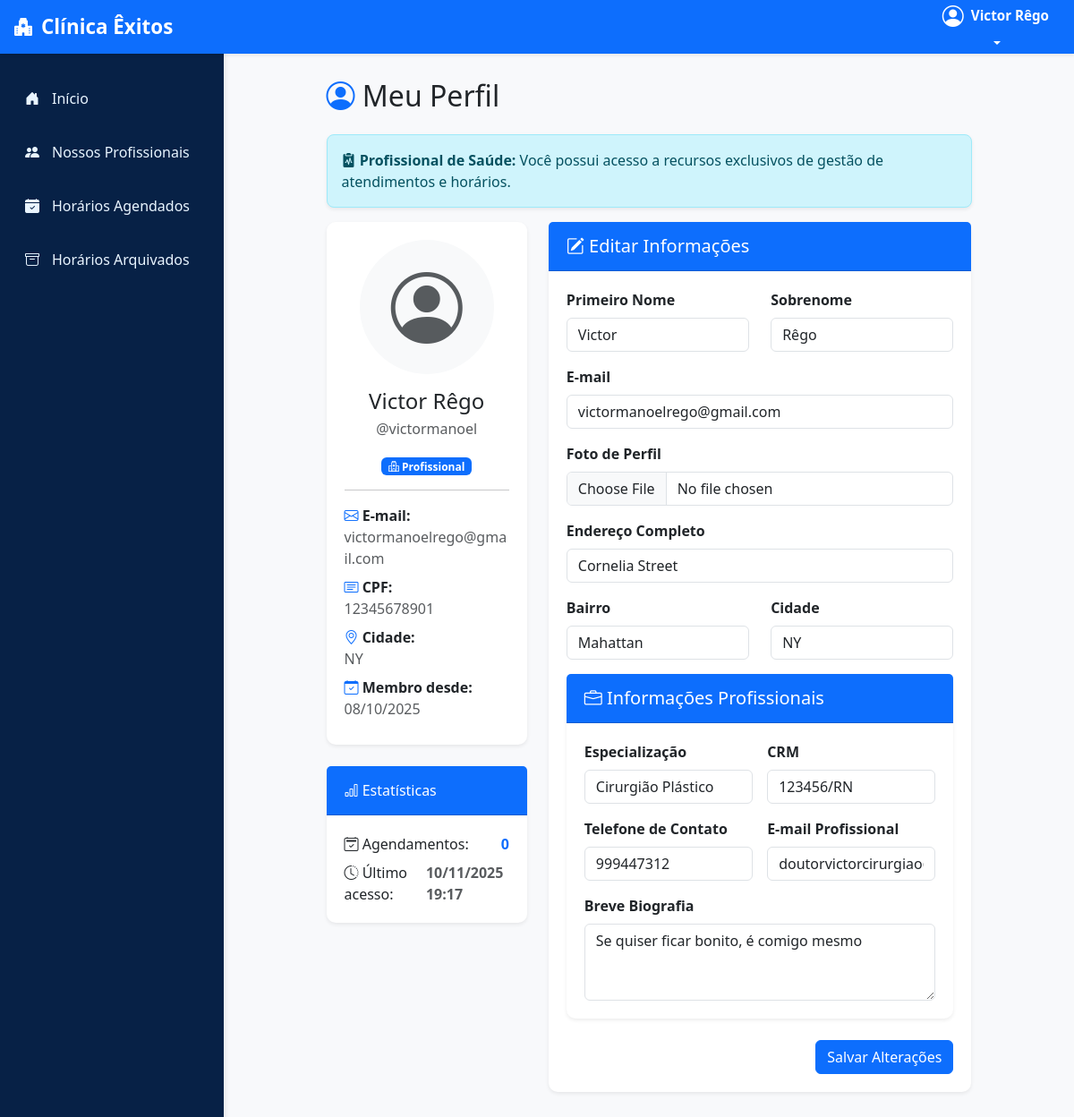
The page /usuarios/perfil/ (signed in) on the database as committed earlier.
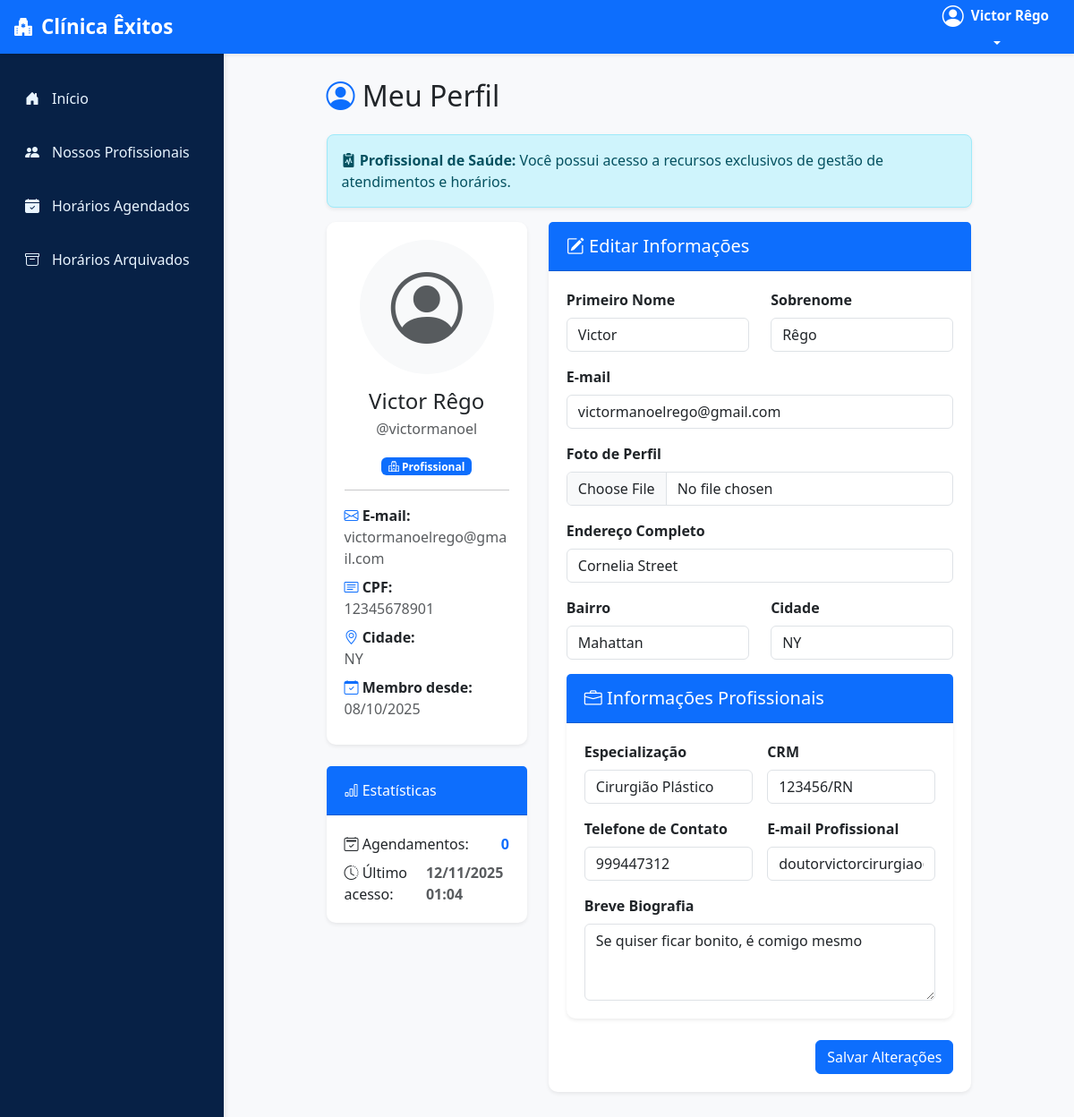
The same page on the database as committed later.
### usuarios/models.py (models this page shows, shortened)
class UsuarioAdaptado(AbstractUser):
    cpf = models.CharField(max_length=11, unique=True, verbose_name="CPF")
    nome_cidade = models.CharField(max_length=100, blank=True, null=True)
    endereco = models.CharField(max_length=255, blank=True, null=True)
    nome_bairro = models.CharField(max_length=100, blank=True, null=True)
    data_nascimento = models.DateField(blank=True, null=True)
    foto_perfil = models.ImageField(upload_to='perfil/', null=True, blank=True, verbose_name="Foto de Perfil")
    is_professional = models.BooleanField(default=False)
    especializacao = models.CharField(max_length=255, blank=True, null=True, verbose_name="Especialização")
    crm = models.CharField(max_length=50, blank=True, null=True, verbose_name="CRM")
    telefone_contato = models.CharField(max_length=20, blank=True, null=True, verbose_name="Telefone de Contato")
    email_profissional = models.EmailField(blank=True, null=True, verbose_name="E-mail Profissional")
    biografia = models.TextField(blank=True, null=True, verbose_name="Biografia")

### usuarios/views.py (the view)
# urls.py: path('perfil/', views.perfil_view, name='perfil'),
@login_required
def perfil_view(request):
    if request.method == 'POST':
        form = PerfilForm(request.POST, request.FILES, instance=request.user)
        if form.is_valid():
            form.save()
            messages.success(request, 'Perfil atualizado com sucesso!')
            return redirect('perfil')
    else:
        form = PerfilForm(instance=request.user)
    return render(request, 'usuarios/perfil.html', {'form': form})

### usuarios/templates/usuarios/perfil.html (shortened to what the changed rows need)
{% extends 'base.html' %}
{% block content %}
<div class="container-fluid">
    <div class="row justify-content-center">
        <div class="col-lg-10">
            <h2 class="mb-4">
                <i class="bi bi-person-circle text-primary"></i> Meu Perfil
            </h2>
            <div class="row g-4">
                <div class="col-lg-4">
                    <div class="card shadow-sm mb-4">
                        <div class="card-body text-center">
                            {% if user.foto_perfil %}
                                <img src="{{ user.foto_perfil.url }}" alt="Foto de perfil" class="rounded-circle img-thumbnail mb-3" style="width: 150px; height: 150px; object-fit: cover;">
                            {% else %}
                                <div class="rounded-circle bg-light d-inline-flex align-items-center justify-content-center mb-3" style="width: 150px; height: 150px;">
                                    <i class="bi bi-person-circle text-muted" style="font-size: 5rem;"></i>
                                </div>
                            {% endif %}
                            <h4 class="mb-1">{{ user.get_full_name|default:user.username }}</h4>
                            <p class="text-muted mb-3">@{{ user.username }}</p>
                            <div class="mb-3">
                                {% if user.is_superuser %}
                                    <span class="badge bg-warning text-dark">
                                        <i class="bi bi-star-fill"></i> Superusuário
                                    </span>
                                {% else %}
                                    {% if user.is_professional %}
                                        <span class="badge bg-primary">
                                        </span>
                                    {% else %}
                                        <span class="badge bg-info text-dark">
                                            <i class="bi bi-person"></i> Paciente
                                        </span>
                                    {% endif %}
                                {% endif %}
                            </div>
                            <hr>
                            <div class="text-start">
                                <p class="mb-2">
                                    <i class="bi bi-envelope text-primary"></i>
                                    <strong>E-mail:</strong><br>
                                    <span class="text-muted">{{ user.email|default:"Não informado" }}</span>
                                </p>
                                <p class="mb-2">
                                    <i class="bi bi-card-text text-primary"></i>
                                    <strong>CPF:</strong><br>
                                    <span class="text-muted">{{ user.cpf }}</span>
                                </p>
                                <p class="mb-2">
                                    <i class="bi bi-geo-alt text-primary"></i>
                                    <strong>Cidade:</strong><br>
                                    <span class="text-muted">{{ user.nome_cidade|default:"Não informado" }}</span>
                                </p>
                                <p class="mb-2">
                                    <i class="bi bi-calendar-check text-primary"></i>
                                    <strong>Membro desde:</strong><br>
                                    <span class="text-muted">{{ user.date_joined|date:"d/m/Y" }}</span>
                                </p>
                            </div>
                        </div>
                    </div>
                    <div class="card shadow-sm">
                        <div class="card-body">
                            <div class="d-flex justify-content-between">
                                <span><i class="bi bi-clock-history"></i> Último acesso:</span>
                                <strong class="text-muted">{{ user.last_login|date:"d/m/Y H:i"|default:"Nunca" }}</strong>
                            </div>
                        </div>
                    </div>
                </div>
                <div class="col-lg-8">
                    <div class="card shadow-sm mb-4">
                        <div class="card-body">
                            <form method="post" enctype="multipart/form-data">
                                <div class="row">
                                    <div class="col-md-6 mb-3">
                                        <label for="{{ form.first_name.id_for_label }}" class="form-label fw-bold">Primeiro Nome</label>
                                        {{ form.first_name }}
                                    </div>
                                    <div class="col-md-6 mb-3">
                                        <label for="{{ form.last_name.id_for_label }}" class="form-label fw-bold">Sobrenome</label>
                                        {{ form.last_name }}
                                    </div>
                                </div>
                                <div class="mb-3">
                                    <label for="{{ form.email.id_for_label }}" class="form-label fw-bold">E-mail</label>
                                    {{ form.email }}
                                </div>
                                <div class="mb-3">
                                    <label class="form-label fw-bold">Foto de Perfil</label>
                                    {{ form.foto_perfil }}
                                </div>
                                <div class="mb-3">
                                    <label class="form-label fw-bold">Endereço Completo</label>
                                    {{ form.endereco }}
                                </div>
                                <div class="row">
                                    <div class="col-md-6 mb-3">
                                        <label class="form-label fw-bold">Bairro</label>
                                        {{ form.nome_bairro }}
                                    </div>
                                    <div class="col-md-6 mb-3">
                                        <label class="form-label fw-bold">Cidade</label>
                                        {{ form.nome_cidade }}
                                    </div>
                                </div>
                                {% if user.is_professional %}
                                <div class="card shadow-sm mb-4">
                                    <div class="card-header bg-primary text-white">
                                        <h5 class="mb-0">
                                            <i class="bi bi-briefcase"></i> Informações Profissionais
                                        </h5>
                                    </div>
                                    <div class="card-body">
                                        <div class="row g-3">
                                            <div class="col-md-6">
                                                <label class="form-label fw-bold">Especialização</label>
                                                {{ form.especializacao }}
                                            </div>
                                            <div class="col-md-6">
                                                <label class="form-label fw-bold">CRM</label>
                                                {{ form.crm }}
                                            </div>
                                            <div class="col-md-6">
                                                <label class="form-label fw-bold">Telefone de Contato</label>
                                                {{ form.telefone_contato }}
                                            </div>
                                            <div class="col-md-6">
                                                <label class="form-label fw-bold">E-mail Profissional</label>
                                                {{ form.email_profissional }}
                                            </div>
                                            <div class="col-12">
                                                <label class="form-label fw-bold">Breve Biografia</label>
                                                {{ form.biografia }}
                                            </div>
                                        </div>
                                    </div>
                                </div>
                                {% endif %}
                            </form>
                        </div>
                    </div>
                </div>
            </div>
        </div>
    </div>
</div>
{% endblock %}

### templates/base.html (shortened to what this page needs)
{% load static %}
<!DOCTYPE html>
<html lang="pt-br">
<head>
    <link href="https://cdn.jsdelivr.net/npm/bootstrap@5.3.0/dist/css/bootstrap.min.css" rel="stylesheet">
    <link rel="stylesheet" href="https://cdn.jsdelivr.net/npm/bootstrap-icons@1.11.0/font/bootstrap-icons.css">
</head>
<body>
    <nav class="navbar top-navbar fixed-top">
        <div class="container-fluid">
            <a class="navbar-brand" href="{% if user.is_authenticated and user.groups.all.0.name == 'profissionais' %}{% url 'listar_horarios' %}
                {% elif user.is_authenticated and user.groups.all.0.name == 'usuarios_comum' %}{% url 'listar_consultas_usuario' %}
                {% elif user.is_superuser %}/admin/
                {% else %}{% url 'login' %}{% endif %}">
                <i class="bi bi-hospital-fill" style="font-size:1.25rem;"></i> Clínica Êxitos
            </a>
            <div class="user-menu">
                <div class="dropdown">
                    <button class="btn dropdown-toggle user-btn" type="button" data-bs-toggle="dropdown">
                        <div class="d-flex align-items-center gap-2">
                            {% if user.is_authenticated %}
                                {% if user.foto_perfil %}
                                    <img src="{{ user.foto_perfil.url }}" alt="{{ user.username }}" class="user-avatar">
                                {% else %}
                                    <i class="bi bi-person-circle fs-4" style="color:white"></i>
                                {% endif %}
                            {% else %}
                                <i class="bi bi-person-circle fs-4" style="color:white"></i>
                            {% endif %}
                            <div class="user-info text-start">
                                {% if user.is_authenticated %}
                                    <div class="user-name">{{ user.get_full_name|default:user.username }}</div>
                                {% else %}
                                    <div class="user-name">Visitante</div>
                                {% endif %}
                            </div>
                        </div>
                    </button>
                </div>
            </div>
        </div>
    </nav>
    <div class="sidebar">
        <nav class="nav flex-column">
            <a class="nav-link {% if request.resolver_match.url_name == 'listar_horarios' or request.resolver_match.url_name == 'listar_consultas_usuario' %}active{% endif %}"
               href="{% if user.is_authenticated and user.groups.all.0.name == 'profissionais' %}{% url 'listar_horarios' %}
                      {% elif user.is_authenticated and user.groups.all.0.name == 'usuarios_comum' %}{% url 'listar_consultas_usuario' %}
                      {% elif user.is_superuser %}/admin/
                      {% else %}{% url 'login' %}{% endif %}">
                <i class="bi bi-house-door-fill"></i> Início
            </a>
            <a class="nav-link {% if request.resolver_match.url_name == 'listar_profissionais' %}active{% endif %}" href="{% url 'listar_profissionais' %}">
                <i class="bi bi-people-fill"></i> Nossos Profissionais
            </a>
            <a class="nav-link {% if request.resolver_match.url_name == 'horarios_agendados' %}active{% endif %}" href="{% url 'horarios_agendados' %}">
                <i class="bi bi-calendar-check-fill"></i> Horários Agendados
            </a>
            <a class="nav-link {% if request.resolver_match.url_name == 'horarios_arquivados' %}active{% endif %}" href="{% url 'horarios_arquivados' %}">
                <i class="bi bi-archive"></i> Horários Arquivados
            </a>
        </nav>
    </div>
    <main class="main-content">
        {% block content %}{% endblock %}
    </main>
</body>
</html>

Rows that differ between the two databases and show on the page:
changed UsuarioAdaptado "Victor Rêgo": last_login "10/11/2025 19:17" → "12/11/2025 01:04"
